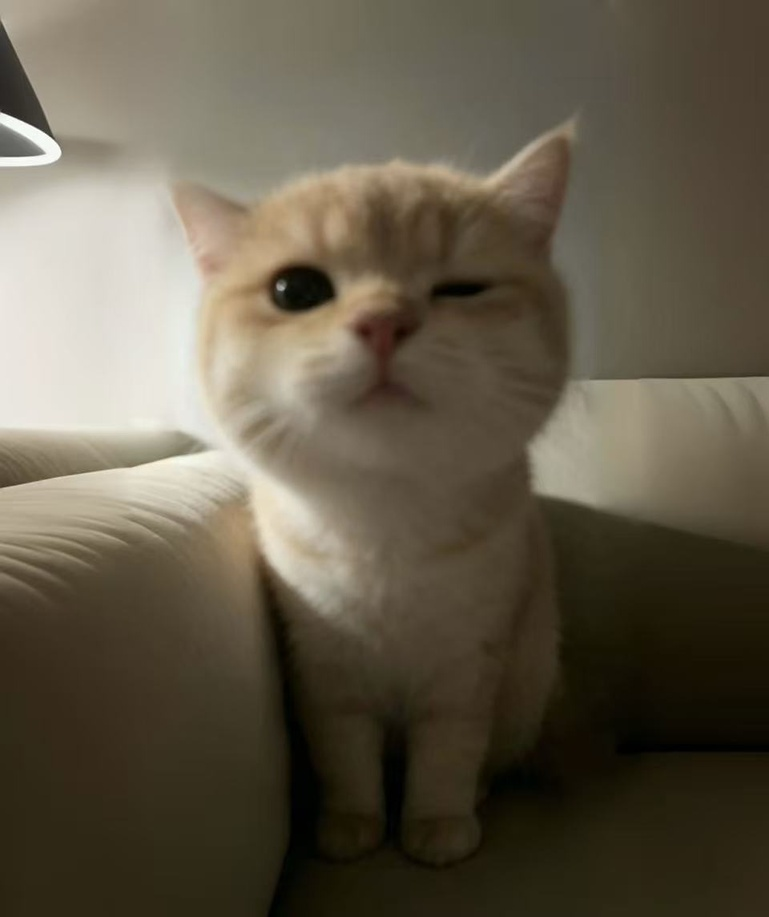
#> input picture data/test.jpg, 769 x 917 px, shrunk from 960 x 1144 before the run, found by its file name
$ python exp01_gray_transform_binarization.py   (older library calls are emulated)
#> lines starting #> are read from the running program, lines starting #| are printed output that depends on the picture; after the words box and inside, x2 and y2 are one past the last pixel; in counts of white or black regions, pixels touching at a corner belong together
import cv2
import numpy as np
import matplotlib.pyplot as plt
plt.rcParams["font.family"]=["SimHei"]
plt.rcParams["axes.unicode_minus"]=False

#读取图片
img = cv2.imread("data/test.jpg")
#> img is the input picture: shape (917, 769, 3); mean B, G, R 73, 90, 98.1
if img is None:
    raise FileNotFoundError("图片读取失败，请检查图片路径！")
img_rgb = cv2.cvtColor(img,cv2.COLOR_BGR2RGB)
gray = cv2.cvtColor(img,cv2.COLOR_BGR2GRAY)
#灰度变换
#线性变换
alpha = 1.3
beta = 10
gray_linear = cv2.convertScaleAbs(gray,alpha=alpha,beta=beta)
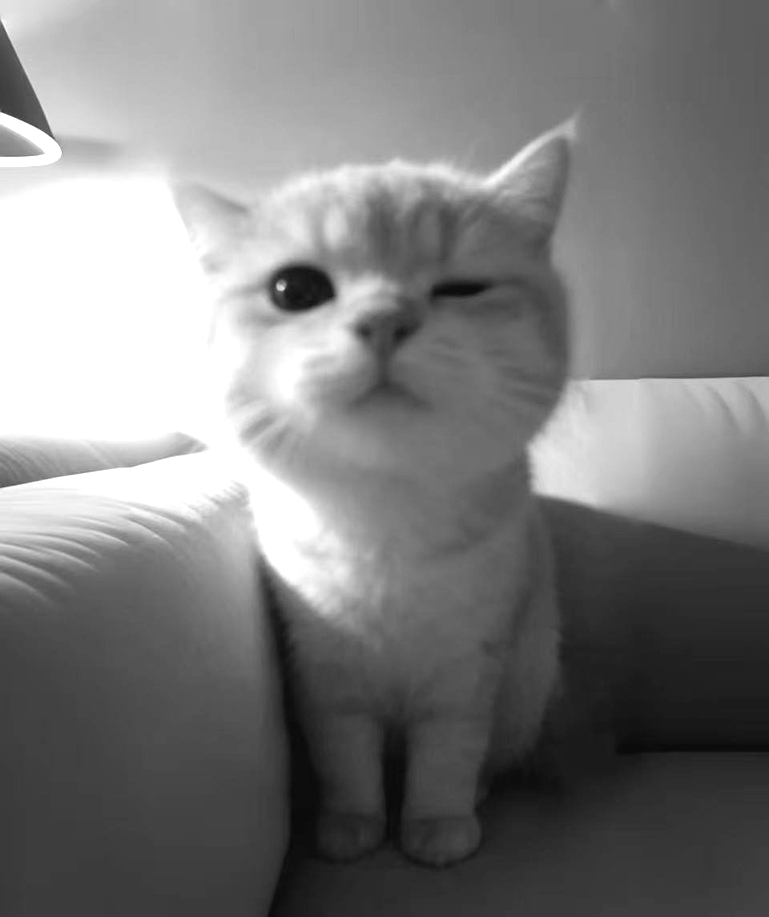
#> gray_linear: shape (917, 769); min 10, max 255, mean 123.8
#对数变换
c = 40
gray_log = c*np.log1p(gray.astype(np.float32))
gray_log = cv2.normalize(gray_log,None,0,255,cv2.NORM_MINMAX,dtype=cv2.CV_8U)
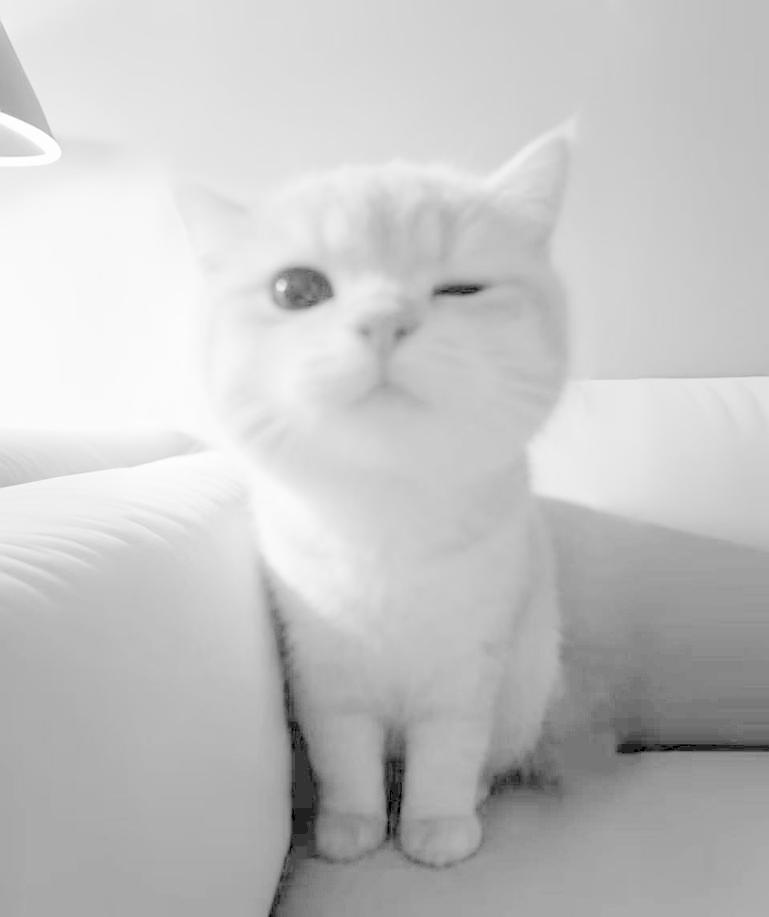
#> gray_log: shape (917, 769); min 0, max 255, mean 195.7
#伽马变换
gamma = 0.6
inv_gamma = 1.0/gamma
table = np.array([((i/255.0)** inv_gamma)*255 for i in np.arange(0,256)]).astype("uint8")
gray_gamma = cv2.LUT(gray,table)
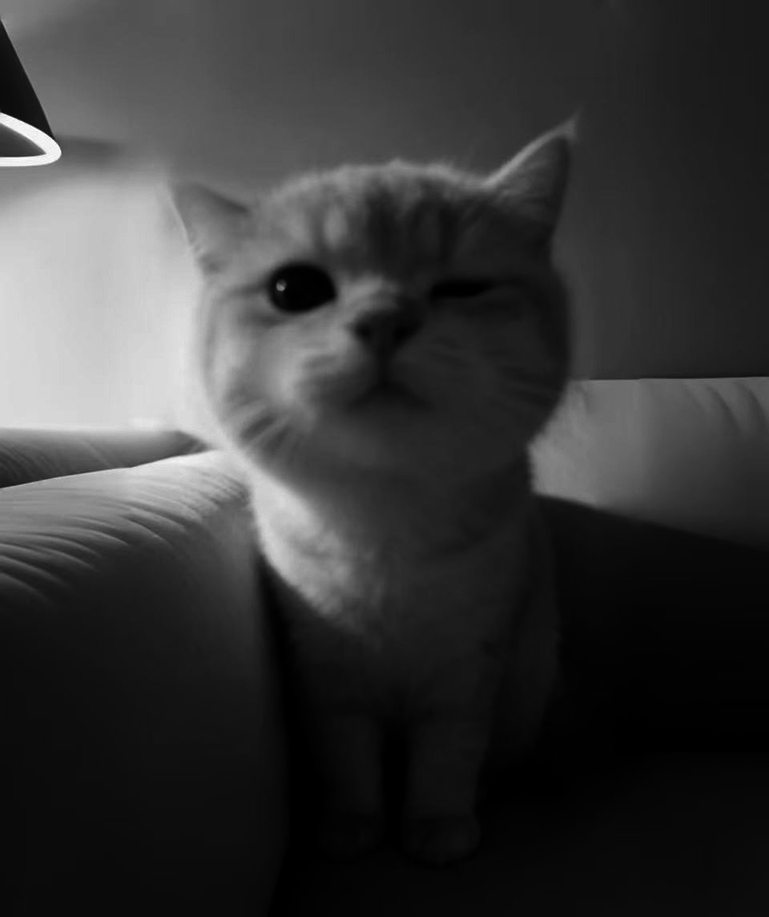
#> gray_gamma: shape (917, 769); min 0, max 255, mean 55.7
#二值化处理
ret1,binary_fixed = cv2.threshold(gray,127,255,cv2.THRESH_BINARY)
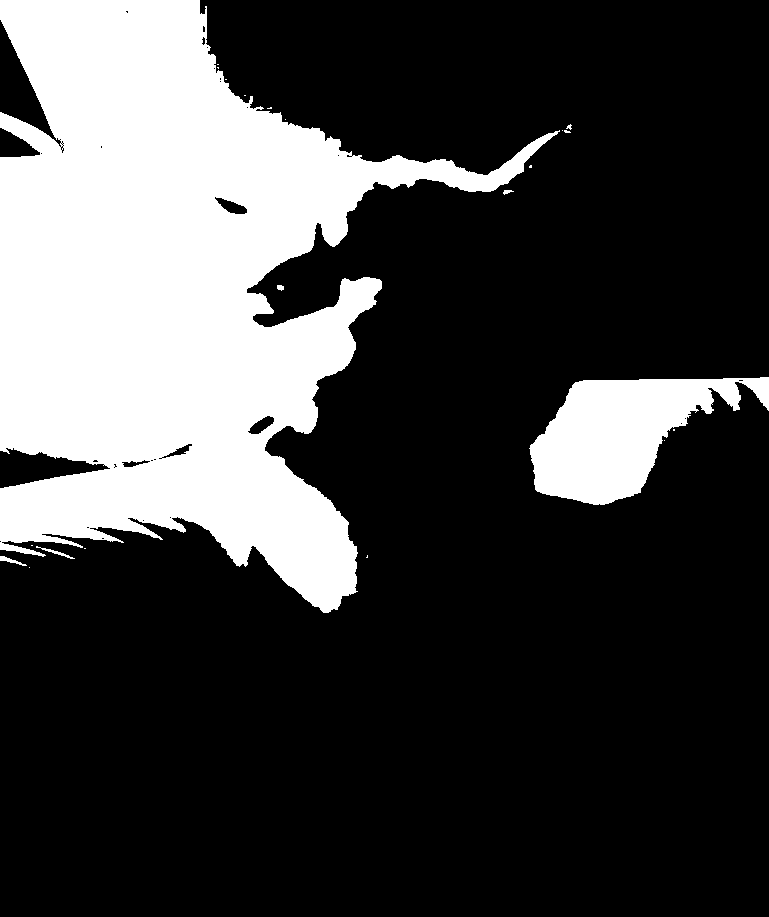
#> binary_fixed: shape (917, 769); 25.8% white; 22 white regions (16 under 20 px), largest, box (x1, y1, x2, y2) and area: (0, 0, 560, 613) 165069, (529, 377, 769, 505) 16345, (36, 546, 75, 559) 91, (0, 556, 27, 566) 90, (277, 285, 284, 291) 33, (503, 190, 514, 195) 31
ret2,binary_otsu=cv2.threshold(gray,0,255,cv2.THRESH_BINARY+cv2.THRESH_OTSU)
#> binary_otsu: shape (917, 769); 31.5% white; 12 white regions (6 under 20 px), largest, box (x1, y1, x2, y2) and area: (0, 0, 576, 616) 200613, (528, 377, 769, 507) 21425, (0, 555, 42, 572) 211, (373, 583, 381, 595) 67, (0, 574, 17, 582) 57, (277, 284, 285, 291) 44
#> ret2 = 110
binary_adaptive=cv2.adaptiveThreshold(gray,255,cv2.ADAPTIVE_THRESH_GAUSSIAN_C,cv2.THRESH_BINARY,blockSize=11,C=2)
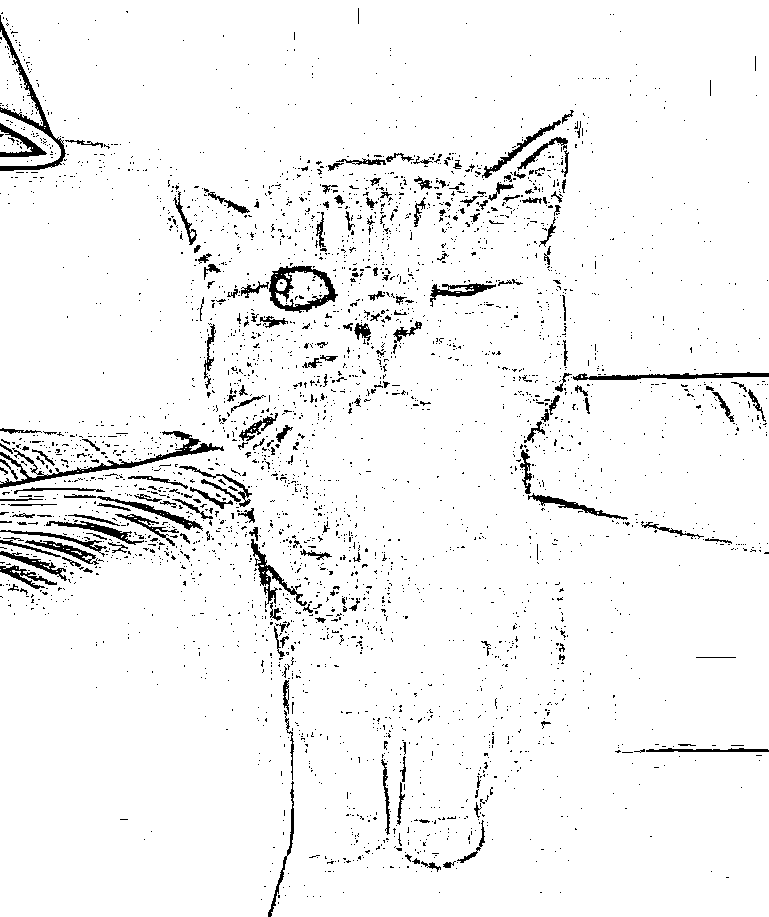
#> binary_adaptive: shape (917, 769); 95.4% white; 3397 black regions (3193 under 20 px), largest, box (x1, y1, x2, y2) and area: (0, 431, 224, 488) 1544, (0, 15, 66, 171) 1214, (269, 266, 338, 313) 1166
#局部像素
x1,y1=60,60
x2,y2=180,180
cv2.rectangle(img_rgb,(x1,y1),(x2,y2),color=(255,0,0),thickness=2)
#> img_rgb: shape (917, 769, 3); mean R, G, B 98.3, 89.6, 72.7
roi_color=img[y1:y2,x1:x2]
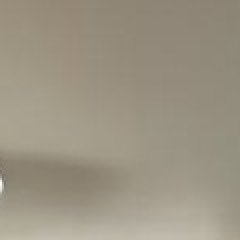
#> roi_color: shape (120, 120, 3) (shown 2 times larger); mean B, G, R 131.6, 148.3, 155.9
print(f"彩色ROI shape:{roi_color.shape}")
#| 彩色ROI shape:(120, 120, 3)
print(roi_color)
#> (printed output is left out)

#图像可视化
plt.figure(figsize=(14,10))

plt.subplot(2,4,1)
plt.title("原图RGB")
plt.imshow(img_rgb)
plt.axis("off")

plt.subplot(2,4,2)
plt.title("灰度图")
plt.imshow(gray,cmap="gray")
plt.axis("off")

plt.subplot(2,4,3)
plt.title("线性变换 a=1.3")
plt.imshow(gray_linear,cmap="gray")
plt.axis("off")

plt.subplot(2,4,4)
plt.title("对数变换")
plt.imshow(gray_log,cmap="gray")
plt.axis("off")

plt.subplot(2,4,5)
plt.title("伽马变换 γ=0.6")
plt.imshow(gray_gamma,cmap="gray")
plt.axis("off")

plt.subplot(2,4,6)
plt.title("固定阈值二值化 T=127")
plt.imshow(binary_fixed,cmap="gray")
plt.axis("off")

plt.subplot(2,4,7)
plt.title("OTSU大津二值化")
plt.imshow(binary_otsu,cmap="gray")
plt.axis("off")

plt.subplot(2,4,8)
plt.title("自适应二值化")
plt.imshow(binary_adaptive,cmap="gray")
plt.axis("off")

plt.figure(figsize=(10,4))
plt.subplot(1,2,1)
plt.title("原图（红色框选ROI）")
plt.imshow(img_rgb)
plt.axis("off")

plt.subplot(1,2,2)
plt.title("裁剪出来彩色ROI")
plt.imshow(cv2.cvtColor(roi_color,cv2.COLOR_BGR2RGB))
plt.axis("off")


plt.tight_layout()
plt.show()
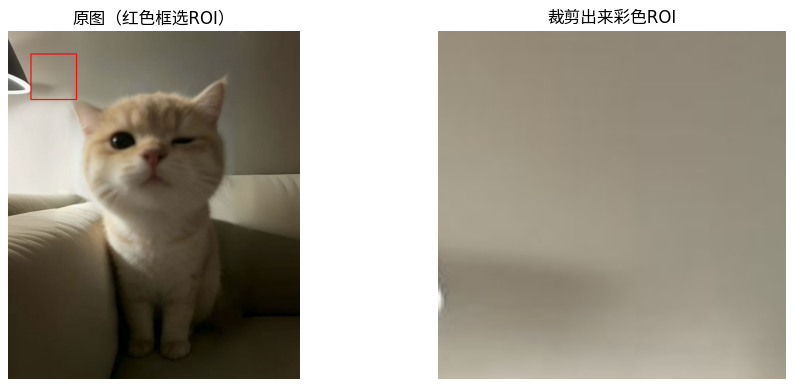
#> figure drawn by matplotlib, 2 panels
